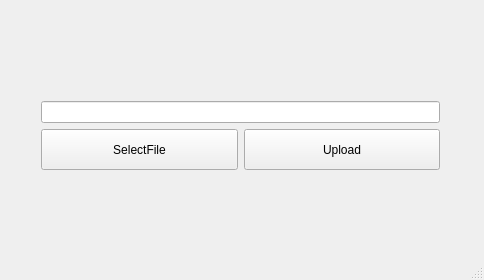
<?xml version="1.0" encoding="UTF-8"?>
<ui version="4.0">
 <class>MainWindow</class>
 <widget class="QMainWindow" name="MainWindow">
  <property name="geometry">
   <rect>
    <x>0</x>
    <y>0</y>
    <width>484</width>
    <height>280</height>
   </rect>
  </property>
  <property name="acceptDrops">
   <bool>false</bool>
  </property>
  <property name="windowTitle">
   <string>Client</string>
  </property>
  <widget class="QWidget" name="centralWidget">
   <widget class="QWidget" name="verticalLayoutWidget">
    <property name="geometry">
     <rect>
      <x>30</x>
      <y>90</y>
      <width>421</width>
      <height>91</height>
     </rect>
    </property>
    <layout class="QVBoxLayout" name="verticalLayout">
     <item>
      <widget class="QLineEdit" name="filePathLineEdit"/>
     </item>
     <item>
      <layout class="QHBoxLayout" name="horizontalLayout">
       <item>
        <widget class="QPushButton" name="selectFileButton">
         <property name="sizePolicy">
          <sizepolicy hsizetype="Preferred" vsizetype="Minimum">
           <horstretch>0</horstretch>
           <verstretch>0</verstretch>
          </sizepolicy>
         </property>
         <property name="text">
          <string>SelectFile</string>
         </property>
        </widget>
       </item>
       <item>
        <widget class="QPushButton" name="uploadButton">
         <property name="sizePolicy">
          <sizepolicy hsizetype="Preferred" vsizetype="Minimum">
           <horstretch>0</horstretch>
           <verstretch>0</verstretch>
          </sizepolicy>
         </property>
         <property name="text">
          <string>Upload</string>
         </property>
        </widget>
       </item>
      </layout>
     </item>
    </layout>
   </widget>
  </widget>
  <widget class="QStatusBar" name="statusBar"/>
 </widget>
 <layoutdefault spacing="6" margin="11"/>
 <resources/>
 <connections/>
</ui>
